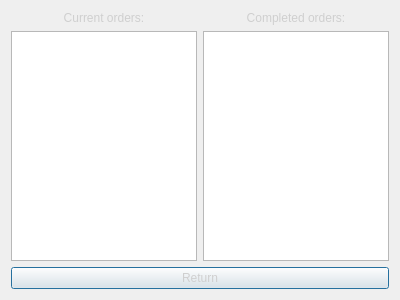
<?xml version="1.0" encoding="UTF-8"?>
<ui version="4.0">
 <class>Orders</class>
 <widget class="QDialog" name="Orders">
  <property name="geometry">
   <rect>
    <x>0</x>
    <y>0</y>
    <width>400</width>
    <height>300</height>
   </rect>
  </property>
  <property name="windowTitle">
   <string>Dialog</string>
  </property>
  <property name="styleSheet">
   <string notr="true">background-image: url(:/StartWindow/Design/Фон/ColorResponse.png);</string>
  </property>
  <layout class="QGridLayout" name="gridLayout">
   <item row="0" column="0">
    <layout class="QVBoxLayout" name="verticalLayout">
     <item>
      <widget class="QLabel" name="label">
       <property name="styleSheet">
        <string notr="true">font: 75 10pt &quot;Cascadia Code Light&quot;;
color: rgb(207, 207, 207);</string>
       </property>
       <property name="text">
        <string>&lt;html&gt;&lt;head/&gt;&lt;body&gt;&lt;p align=&quot;center&quot;&gt;Current orders:&lt;/p&gt;&lt;/body&gt;&lt;/html&gt;</string>
       </property>
      </widget>
     </item>
     <item>
      <widget class="QPlainTextEdit" name="plainTextEdit_Current">
       <property name="styleSheet">
        <string notr="true">background-image: url(:/StartWindow/Design/Фон/white.jpg);
color: rgb(0, 0, 0);</string>
       </property>
      </widget>
     </item>
    </layout>
   </item>
   <item row="0" column="1">
    <layout class="QVBoxLayout" name="verticalLayout_2">
     <item>
      <widget class="QLabel" name="label_2">
       <property name="styleSheet">
        <string notr="true">color: rgb(207, 207, 207);
font: 25 10pt &quot;Cascadia Code Light&quot;;</string>
       </property>
       <property name="text">
        <string>&lt;html&gt;&lt;head/&gt;&lt;body&gt;&lt;p align=&quot;center&quot;&gt;Completed orders:&lt;/p&gt;&lt;/body&gt;&lt;/html&gt;</string>
       </property>
      </widget>
     </item>
     <item>
      <widget class="QPlainTextEdit" name="plainTextEdit_Completed">
       <property name="styleSheet">
        <string notr="true">background-image: url(:/StartWindow/Design/Фон/white.jpg);
color: rgb(0, 0, 0);</string>
       </property>
      </widget>
     </item>
    </layout>
   </item>
   <item row="1" column="0" colspan="2">
    <widget class="QPushButton" name="pushButton">
     <property name="styleSheet">
      <string notr="true">color: rgb(207, 207, 207);</string>
     </property>
     <property name="text">
      <string>Return</string>
     </property>
    </widget>
   </item>
  </layout>
 </widget>
 <resources/>
 <connections/>
</ui>
